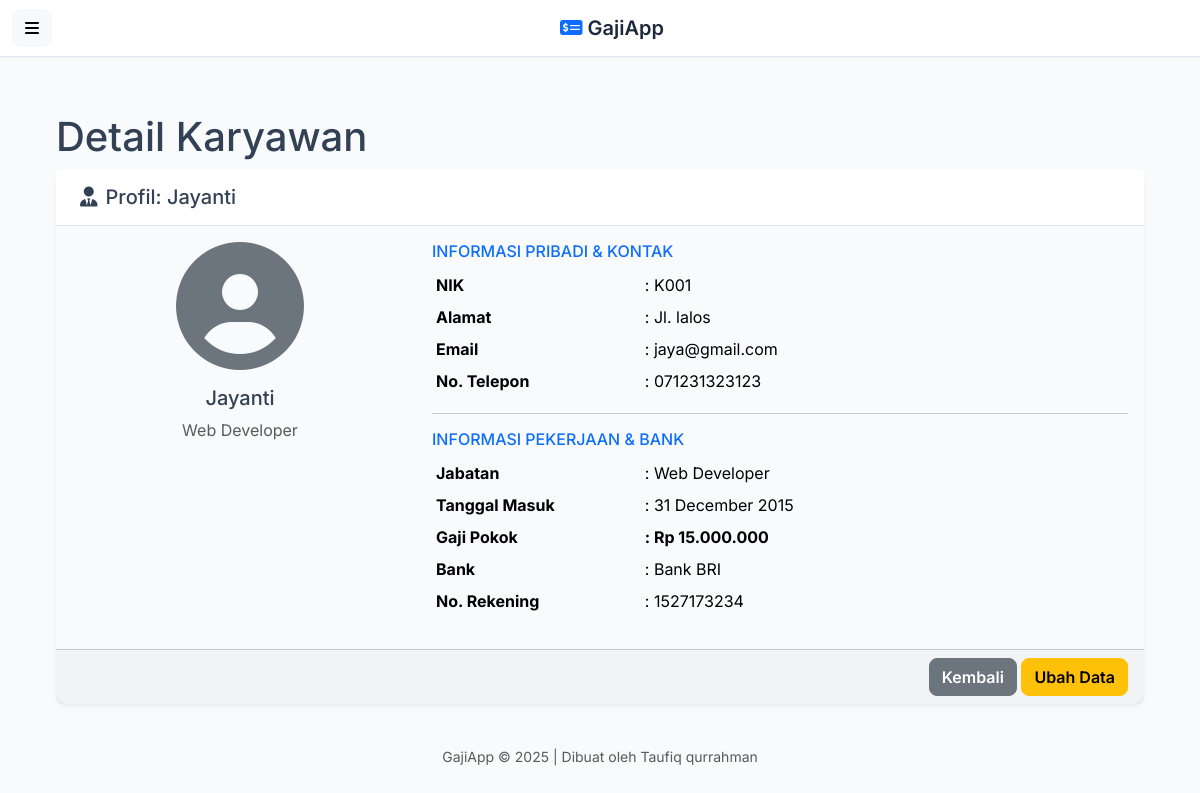
Screenshot of /karyawan/detail.php?id=4 with the database file from the repository.
### tables this page shows
CREATE TABLE `karyawan` (
  `id_karyawan` int(11) NOT NULL,
  `nik` varchar(50) NOT NULL,
  `nama_karyawan` varchar(255) NOT NULL,
  `jabatan` varchar(100) NOT NULL,
  `alamat` text DEFAULT NULL,
  `no_telpon` varchar(20) DEFAULT NULL,
  `email` varchar(100) DEFAULT NULL,
  `gaji_pokok` decimal(10,2) NOT NULL,
  `nama_bank` varchar(50) DEFAULT NULL,
  `no_rekening` varchar(50) DEFAULT NULL,
  `tanggal_masuk` date NOT NULL
);

### config/database.php (called while the page is built, shortened)
<?php
function format_rupiah($angka) {
    return "Rp " . number_format($angka, 0, ',', '.');
}
?>

### karyawan/detail.php (the view, shortened to what this page needs)
<?php
require_once '../config/database.php';
$id_karyawan = $_GET['id'];
$stmt = mysqli_prepare($koneksi, "SELECT * FROM karyawan WHERE id_karyawan = ?");
mysqli_stmt_bind_param($stmt, "i", $id_karyawan); mysqli_stmt_execute($stmt);
$result = mysqli_stmt_get_result($stmt); $karyawan = mysqli_fetch_assoc($result);
include '../templates/header.php';
?>
<div id="page-content-wrapper">
    <div class="container-fluid px-4">
        <h1 class="mt-4">Detail Karyawan</h1>
        <div class="card">
            <div class="card-header"><h5 class="card-title mb-0"><i class="fa-solid fa-user-tie me-2"></i>Profil: <?= htmlspecialchars($karyawan['nama_karyawan']) ?></h5></div>
            <div class="card-body">
                <div class="row">
                    <div class="col-md-4 text-center">
                        <i class="fa-solid fa-user-circle fa-8x text-secondary mb-3"></i>
                        <h5><?= htmlspecialchars($karyawan['nama_karyawan']) ?></h5>
                        <p class="text-muted"><?= htmlspecialchars($karyawan['jabatan']) ?></p>
                    </div>
                    <div class="col-md-8">
                        <h6 class="text-primary">INFORMASI PRIBADI & KONTAK</h6>
                        <table class="table table-sm table-borderless">
                            <tr><th style="width:30%">NIK</th><td>: <?= htmlspecialchars($karyawan['nik']) ?></td></tr>
                            <tr><th>Alamat</th><td>: <?= htmlspecialchars($karyawan['alamat']) ?></td></tr>
                            <tr><th>Email</th><td>: <?= htmlspecialchars($karyawan['email']) ?></td></tr>
                            <tr><th>No. Telepon</th><td>: <?= htmlspecialchars($karyawan['no_telpon']) ?></td></tr>
                        </table>
                        <hr>
                        <h6 class="text-primary">INFORMASI PEKERJAAN & BANK</h6>
                        <table class="table table-sm table-borderless">
                            <tr><th style="width:30%">Jabatan</th><td>: <?= htmlspecialchars($karyawan['jabatan']) ?></td></tr>
                            <tr><th>Tanggal Masuk</th><td>: <?= date('d F Y', strtotime($karyawan['tanggal_masuk'])) ?></td></tr>
                            <tr><th>Gaji Pokok</th><td class="fw-bold">: <?= format_rupiah($karyawan['gaji_pokok']) ?></td></tr>
                            <tr><th>Bank</th><td>: <?= htmlspecialchars($karyawan['nama_bank']) ?></td></tr>
                            <tr><th>No. Rekening</th><td>: <?= htmlspecialchars($karyawan['no_rekening']) ?></td></tr>
                        </table>
                    </div>
                </div>
            </div>
            <div class="card-footer text-end">
                <a href="<?= BASE_URL ?>/karyawan/index.php" class="btn btn-secondary">Kembali</a>
                <a href="<?= BASE_URL ?>/karyawan/ubah.php?id=<?= $karyawan['id_karyawan'] ?>" class="btn btn-warning">Ubah Data</a>
            </div>
        </div>
    </div>
</div>
<?php
include '../templates/footer.php';
?>

### templates/header.php (style rules this page uses)
:root { --bs-blue: #0d6efd; --bs-indigo: #6610f2; --bs-purple: #6f42c1; --bs-pink: #d63384; --bs-red: #dc3545; --bs-orange: #fd7e14; --bs-yellow: #ffc107; --bs-green: #198754; --bs-teal: #20c997; --bs-cyan: #0dcaf0; --bs-white: #fff; --bs-gray: #6c757d; --bs-gray-dark: #343a40; --bs-primary: #4f46e5; --bs-secondary: #64748b; --bs-success: #10b981; --bs-info: #0ea5e9; --bs-warning: #f59e0b; --bs-danger: #ef4444; --bs-light: #f8fafc; --bs-dark: #1e293b; --bs-font-sans-serif: 'Inter', sans-serif; --bs-body-font-family: var(--bs-font-sans-serif); --bs-body-color: #334155; --bs-body-bg: var(--bs-light); }
body { font-family: var(--bs-body-font-family); background-color: var(--bs-body-bg); color: var(--bs-body-color); }
.card { border: none; border-radius: 0.75rem; box-shadow: 0 4px 6px -1px rgba(0, 0, 0, 0.05), 0 2px 4px -2px rgba(0, 0, 0, 0.05); margin-bottom: 1.5rem; }
.card-header { background-color: #fff; border-bottom: 1px solid #e2e8f0; font-weight: 600; padding: 1rem 1.5rem; }
.btn { border-radius: 0.5rem; font-weight: 600; transition: all 0.2s ease-in-out; }

### rows the page displays
karyawan: nama_karyawan "Jayanti", jabatan "Web Developer", nik "K001", alamat "Jl. lalos", email "jaya@gmail.com", no_telpon "071231323123", tanggal_masuk "31 December 2015", gaji_pokok "Rp 15.000.000", nama_bank "Bank BRI", no_rekening "1527173234"
